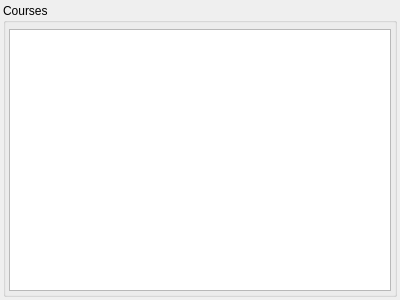
<?xml version="1.0" encoding="UTF-8"?>
<ui version="4.0">
 <class>EditCoursesWidget</class>
 <widget class="QWidget" name="EditCoursesWidget">
  <property name="geometry">
   <rect>
    <x>0</x>
    <y>0</y>
    <width>400</width>
    <height>300</height>
   </rect>
  </property>
  <property name="windowTitle">
   <string>Form</string>
  </property>
  <layout class="QVBoxLayout" name="verticalLayout_3">
   <property name="spacing">
    <number>3</number>
   </property>
   <property name="leftMargin">
    <number>3</number>
   </property>
   <property name="topMargin">
    <number>3</number>
   </property>
   <property name="rightMargin">
    <number>3</number>
   </property>
   <property name="bottomMargin">
    <number>3</number>
   </property>
   <item>
    <widget class="qf::qmlwidgets::Splitter" name="splitter">
     <property name="orientation">
      <enum>Qt::Horizontal</enum>
     </property>
     <widget class="QGroupBox" name="groupBox">
      <property name="title">
       <string>Courses</string>
      </property>
      <layout class="QVBoxLayout" name="verticalLayout">
       <property name="spacing">
        <number>3</number>
       </property>
       <property name="leftMargin">
        <number>3</number>
       </property>
       <property name="topMargin">
        <number>3</number>
       </property>
       <property name="rightMargin">
        <number>3</number>
       </property>
       <property name="bottomMargin">
        <number>3</number>
       </property>
       <item>
        <widget class="qf::qmlwidgets::TableViewToolBar" name="tblCoursesTB" native="true"/>
       </item>
       <item>
        <widget class="qf::qmlwidgets::TableView" name="tblCourses"/>
       </item>
      </layout>
     </widget>
    </widget>
   </item>
  </layout>
 </widget>
 <customwidgets>
  <customwidget>
   <class>qf::qmlwidgets::TableViewToolBar</class>
   <extends>QWidget</extends>
   <header location="global">qf/qmlwidgets/tableviewtoolbar.h</header>
   <container>1</container>
  </customwidget>
  <customwidget>
   <class>qf::qmlwidgets::TableView</class>
   <extends>QTableView</extends>
   <header location="global">qf/qmlwidgets/tableview.h</header>
  </customwidget>
  <customwidget>
   <class>qf::qmlwidgets::Splitter</class>
   <extends>QSplitter</extends>
   <header location="global">qf/qmlwidgets/splitter.h</header>
   <container>1</container>
  </customwidget>
 </customwidgets>
 <resources/>
 <connections/>
</ui>
